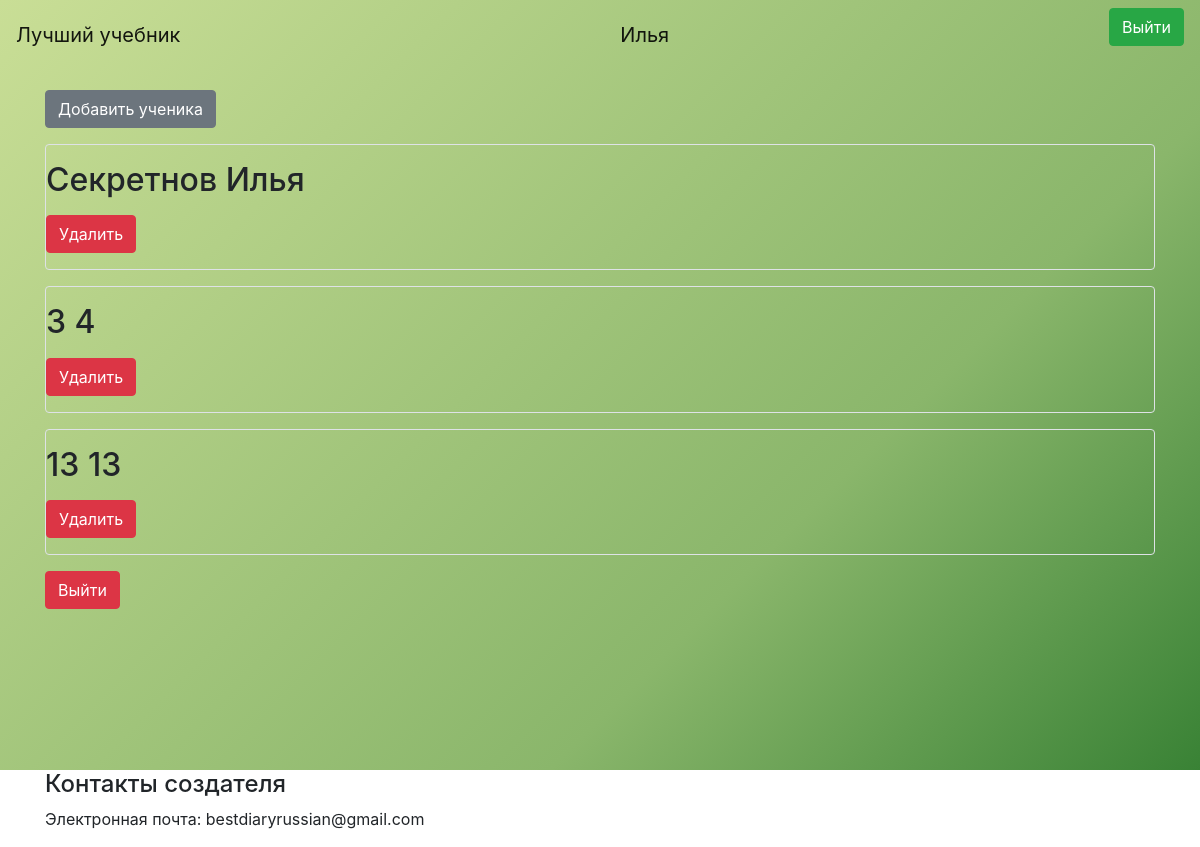
Screenshot of /classes/3 (signed in) with the database file from the repository.
### data/users.py (models this page shows, shortened)
class User(SqlAlchemyBase, UserMixin):
    __tablename__ = 'users'
    id = sqlalchemy.Column(sqlalchemy.Integer,
                           primary_key=True, autoincrement=True)
    classId = sqlalchemy.Column(sqlalchemy.Integer, nullable=True)
    surname = sqlalchemy.Column(sqlalchemy.String, nullable=True)
    name = sqlalchemy.Column(sqlalchemy.String, nullable=True)
    login = sqlalchemy.Column(sqlalchemy.String, nullable=True)
    email = sqlalchemy.Column(sqlalchemy.String, nullable=True)
    hashed_password = sqlalchemy.Column(sqlalchemy.String, nullable=True)

### main.py (the view)
@app.route("/classes/<int:id>")
def classes(id):
    coc = request.cookies.get("coc", 0)
    if coc:
        us = coc.split(';')[1]
        nameUs = coc.split(';')[2]
        db_sess = db_session.create_session()
        a = []
        for i in db_sess.query(User).filter(User.classId == id):
            a.append([i.id, i.surname, i.name])
        res = make_response(
            render_template("classes.html", us=us, nameUs=nameUs, news=a))
        res.set_cookie('coc',
                       coc.split(';')[0] + ';' + coc.split(';')[1] + ';' +
                       coc.split(';')[2] + ';' + str(id),
                       max_age=60 * 60 * 24 * 7)
        return res
    else:
        return redirect('/')

### data/db_session.py (called while the page is built)
def create_session() -> Session:
    global __factory
    return __factory()

### main.py (called while the page is built)
@login_manager.user_loader
def load_user(user_id):
    db_sess = db_session.create_session()
    return db_sess.query(User).get(user_id)

### templates/classes.html (shortened to what this page needs)
<html lang="en">
<head>
</head>
<body>
{% extends "base.html" %}
{% block content %}
{% if us == "admin" %}
<a href="/newUserAdmin" class="btn btn-secondary">Добавить ученика</a>
{% for item in news%}
<div class="col-md6 border rounded">
    <h2>{{item[1]}} {{item[2]}}</h2>
    <div>
        <a href="/user_deleteAdmin/{{ item[0] }}" class="btn btn-danger">
            Удалить
        </a>
    </div>
</div>
{% endfor %}
<a href="/admin" class="btn btn-danger">
    Выйти
</a>
{% endif %}
{% endblock %}

### templates/base.html (shortened to what this page needs)
<!doctype html>
<html lang="en">
<head>
    <link rel="stylesheet"
          href="https://stackpath.bootstrapcdn.com/bootstrap/4.4.1/css/bootstrap.min.css"
>
</head>
<body>
{% if bg == "img" %}
<div class="custom-div_image_1">
{% else %}
<div class="custom-div">
{% endif %}
    <header>
        <nav class="navbar navbar-light">
            <a class="navbar-brand" href="#">Лучший учебник</a>
            {% if us != "None" %}
                <a class="navbar-brand" href="/logout">{{ nameUs }}</a>
                <p>
                    <a class="btn btn-success" href="/logout">Выйти</a>
                </p>
            {% else %}
                <p>
                    <a class="btn btn-success" href="/login">Войти</a>
                </p>
            {% endif %}
        </nav>
    </header>
    <main role="main" class="container">
        {% block content %}{% endblock %}
    </main>
</div>
<footer>
    <div class="custom-center">
        <div class="container">
            <div class="row">
                <div class="col-md-6">
                    <h4>Контакты создателя</h4>
                    <p>Электронная почта: bestdiaryrussian@gmail.com</p>
                </div>
            </div>
        </div>
    </div>
</footer>
</body>
</html>

### templates/base.html (style rules this page uses)
main { min-height: 700px; max-width: 800px; margin: 0 auto; padding: 20px; }
.custom-div { background: linear-gradient(135deg, #c9de96 0%,#8ab66b 67%,#398235 100%); }
.custom-center { align-items: center }

### rows the page displays
User: name "Илья", surname "Секретнов"
User: surname "13", name "13"

### other values shown
{{ item[1] }} "3"
{{ item[2] }} "4"
